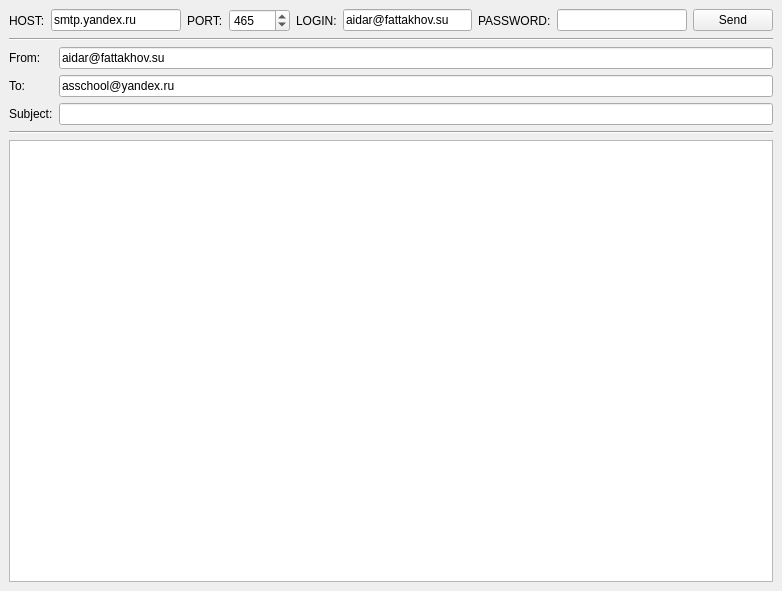
<?xml version="1.0" encoding="UTF-8"?>
<ui version="4.0">
 <class>MainWindow</class>
 <widget class="QMainWindow" name="MainWindow">
  <property name="geometry">
   <rect>
    <x>0</x>
    <y>0</y>
    <width>782</width>
    <height>591</height>
   </rect>
  </property>
  <property name="windowTitle">
   <string>MainWindow</string>
  </property>
  <widget class="QWidget" name="centralwidget">
   <property name="layoutDirection">
    <enum>Qt::LeftToRight</enum>
   </property>
   <layout class="QGridLayout" name="gridLayout">
    <item row="0" column="0">
     <layout class="QVBoxLayout" name="verticalLayout" stretch="0,0,0,0,0">
      <property name="sizeConstraint">
       <enum>QLayout::SetDefaultConstraint</enum>
      </property>
      <property name="margin">
       <number>0</number>
      </property>
      <item>
       <layout class="QHBoxLayout" name="horizontalLayout" stretch="0,0,0,0,0,0,0,0,0">
        <item>
         <widget class="QLabel" name="label">
          <property name="text">
           <string>HOST:</string>
          </property>
         </widget>
        </item>
        <item>
         <widget class="QLineEdit" name="hostEdit">
          <property name="enabled">
           <bool>true</bool>
          </property>
          <property name="text">
           <string>smtp.yandex.ru</string>
          </property>
         </widget>
        </item>
        <item>
         <widget class="QLabel" name="label_2">
          <property name="text">
           <string>PORT:</string>
          </property>
         </widget>
        </item>
        <item>
         <widget class="QSpinBox" name="portEdit">
          <property name="minimum">
           <number>1</number>
          </property>
          <property name="maximum">
           <number>65535</number>
          </property>
          <property name="value">
           <number>465</number>
          </property>
         </widget>
        </item>
        <item>
         <widget class="QLabel" name="label_3">
          <property name="text">
           <string>LOGIN:</string>
          </property>
         </widget>
        </item>
        <item>
         <widget class="QLineEdit" name="loginEdit">
          <property name="text">
           <string>aidar@fattakhov.su</string>
          </property>
         </widget>
        </item>
        <item>
         <widget class="QLabel" name="label_4">
          <property name="text">
           <string>PASSWORD:</string>
          </property>
         </widget>
        </item>
        <item>
         <widget class="QLineEdit" name="passwordEdit">
          <property name="text">
           <string/>
          </property>
          <property name="echoMode">
           <enum>QLineEdit::Password</enum>
          </property>
         </widget>
        </item>
        <item>
         <widget class="QPushButton" name="sendButton">
          <property name="text">
           <string>Send</string>
          </property>
         </widget>
        </item>
       </layout>
      </item>
      <item>
       <widget class="Line" name="line">
        <property name="orientation">
         <enum>Qt::Horizontal</enum>
        </property>
       </widget>
      </item>
      <item>
       <layout class="QGridLayout" name="gridLayout_2">
        <item row="0" column="1">
         <widget class="QLineEdit" name="fromEdit">
          <property name="text">
           <string>aidar@fattakhov.su</string>
          </property>
         </widget>
        </item>
        <item row="1" column="1">
         <widget class="QLineEdit" name="toEdit">
          <property name="text">
           <string>asschool@yandex.ru</string>
          </property>
         </widget>
        </item>
        <item row="1" column="0">
         <widget class="QLabel" name="label_5">
          <property name="text">
           <string>To:</string>
          </property>
         </widget>
        </item>
        <item row="0" column="0">
         <widget class="QLabel" name="label_6">
          <property name="text">
           <string>From:</string>
          </property>
         </widget>
        </item>
        <item row="2" column="1">
         <widget class="QLineEdit" name="subjectEdit">
          <property name="text">
           <string/>
          </property>
         </widget>
        </item>
        <item row="2" column="0">
         <widget class="QLabel" name="label_7">
          <property name="text">
           <string>Subject:</string>
          </property>
         </widget>
        </item>
       </layout>
      </item>
      <item>
       <widget class="Line" name="line_2">
        <property name="orientation">
         <enum>Qt::Horizontal</enum>
        </property>
       </widget>
      </item>
      <item>
       <widget class="QTextEdit" name="messageEdit"/>
      </item>
     </layout>
    </item>
   </layout>
  </widget>
 </widget>
 <resources/>
 <connections/>
</ui>
